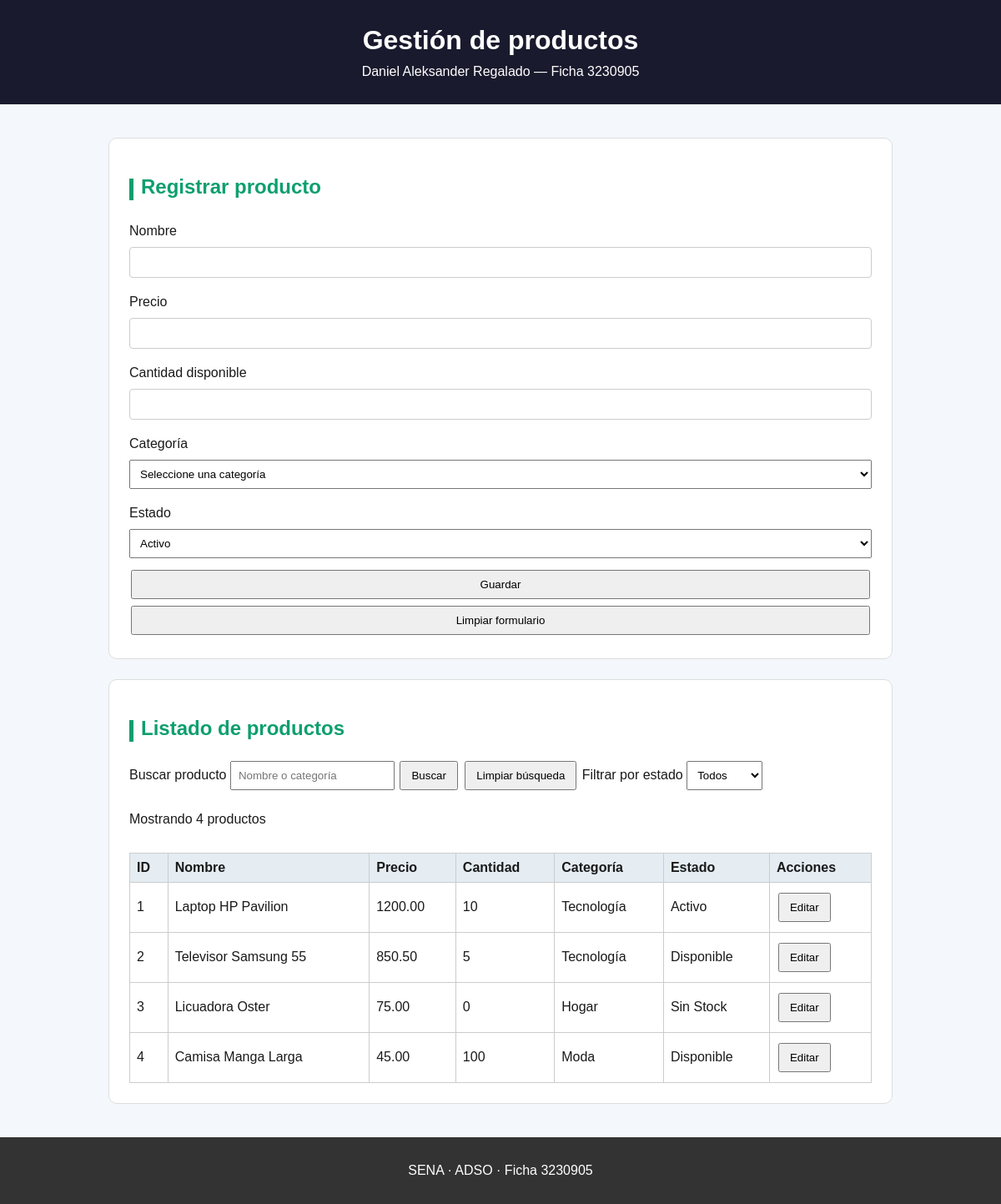
The app's page /views/productos/index.php with its own data.
### tables this page shows
CREATE TABLE IF NOT EXISTS productos (
    id_producto INT AUTO_INCREMENT PRIMARY KEY,
    nombre VARCHAR(100) NOT NULL,
    precio DECIMAL(10,2) NOT NULL,
    cantidad INT NOT NULL DEFAULT 0,
    estado VARCHAR(30) NOT NULL DEFAULT 'Disponible',
    categoria_id INT NOT NULL,
    FOREIGN KEY (categoria_id) REFERENCES categorias(id_categoria)
);

CREATE TABLE IF NOT EXISTS categorias (
    id_categoria INT AUTO_INCREMENT PRIMARY KEY,
    nombre_categoria VARCHAR(100) NOT NULL
);

### models/productos.php (called while the page is built, shortened)
<?php
function listarProductos($conexion) {
    $consulta = "SELECT productos.*, categorias.nombre_categoria
                 FROM productos
                 INNER JOIN categorias
                 ON productos.categoria_id = categorias.id_categoria";
    return $conexion->query($consulta);
}
?>

### views/productos/index.php (the view, shortened to what this page needs)
<?php
require_once __DIR__ . "/../../config/conexion.php";
require_once __DIR__ . "/../../models/productos.php";
$productos = listarProductos($conexion);
?>
<!DOCTYPE html>
<html lang="es">
<head>
    <link rel="stylesheet" href="../../public/css/estilos.css">
</head>
<body>
<header id="inicio" class="encabezado">
    <h1>Gestión de productos</h1>
    <p>Daniel Aleksander Regalado — Ficha 3230905</p>
</header>
<main class="contenido">
    <section class="caja">
        <h2 id="tituloFormulario">Registrar producto</h2>
        <form method="POST" id="formProducto">
            <label for="nombre">Nombre</label>
            <input type="text" name="nombre" id="nombre" required>
            <label for="precio">Precio</label>
            <input type="number" name="precio" id="precio" min="0.01" step="0.01" required>
            <label for="cantidad">Cantidad disponible</label>
            <input type="number" name="cantidad" id="cantidad" min="0" step="1" required>
            <label for="categoria_id">Categoría</label>
            <select name="categoria_id" id="categoria_id" required>
                <option value="">Seleccione una categoría</option>
            </select>
            <label for="estado">Estado</label>
            <select name="estado" id="estado">
                <option value="Activo">Activo</option>
            </select>
            <button type="submit" name="guardar">Guardar</button>
            <button type="button" id="limpiarFormulario">Limpiar formulario</button>
        </form>
    </section>
    <section id="productos" class="caja">
        <h2>Listado de productos</h2>
        <label for="buscarProducto">Buscar producto</label>
        <input type="text" id="buscarProducto" placeholder="Nombre o categoría">
        <button type="button" id="buscar">Buscar</button>
        <button type="button" id="limpiarBusqueda">Limpiar búsqueda</button>
        <label for="filtroEstado">Filtrar por estado</label>
        <select id="filtroEstado">
            <option value="todos">Todos</option>
        </select>
        <p id="contador"></p>
        <div style="overflow-x:auto;">
        <table id="tablaProductos">
            <thead>
                <tr>
                    <th>ID</th><th>Nombre</th><th>Precio</th><th>Cantidad</th><th>Categoría</th><th>Estado</th><th>Acciones</th>
                </tr>
            </thead>
            <tbody>
            <?php while ($p = $productos->fetch(PDO::FETCH_ASSOC)) { ?>
                <tr data-id="<?php echo $p["id_producto"]; ?>"
                    data-nombre="<?php echo htmlspecialchars($p["nombre"], ENT_QUOTES); ?>"
                    data-precio="<?php echo $p["precio"]; ?>"
                    data-cantidad="<?php echo $p["cantidad"]; ?>"
                    data-categoria="<?php echo $p["categoria_id"]; ?>"
                    data-estado="<?php echo htmlspecialchars($p["estado"], ENT_QUOTES); ?>">
                    <td><?php echo $p["id_producto"]; ?></td>
                    <td><?php echo htmlspecialchars($p["nombre"]); ?></td>
                    <td><?php echo $p["precio"]; ?></td>
                    <td><?php echo $p["cantidad"]; ?></td>
                    <td><?php echo htmlspecialchars($p["nombre_categoria"]); ?></td>
                    <td><?php echo htmlspecialchars($p["estado"]); ?></td>
                    <td><button type="button" class="editar">Editar</button></td>
                </tr>
            <?php } ?>
            </tbody>
        </table>
        </div>
    </section>
</main>
<footer class="pie"><p>SENA · ADSO · Ficha 3230905</p></footer>
</body>
</html>

### public/css/estilos.css (style rules this page uses)
* { box-sizing: border-box; }
html { scroll-behavior: smooth; }
body { font-family: Arial, Helvetica, sans-serif; background: #f4f7fb; color: #1a1a1a; margin: 0; }
.encabezado { background: #1a1a2e; color: white; text-align: center; padding: 30px 20px; }
.encabezado h1 { margin: 0 0 10px; }
.encabezado p { margin: 5px 0 0; }
.contenido { display: grid; grid-template-columns: 1fr; gap: 24px; max-width: 980px; margin: 40px auto; padding: 0 20px; }
.caja { background: white; border: 1px solid #ddd; border-radius: 10px; padding: 24px; }
.caja h2 { color: #0d9f6e; position: relative; padding-left: 14px; }
.caja h2::before { content: ""; position: absolute; left: 0; top: 4px; width: 5px; height: 1.1em; background: #0d9f6e; }
form { display: flex; flex-direction: column; }
form label { margin-top: 10px; margin-bottom: 5px; }
form input, form textarea { padding: 10px; border: 1px solid #ccc; border-radius: 4px; }
.pie { background: #333333; color: white; text-align: center; padding: 15px; }
input, select, textarea { padding: 8px; margin: 5px 0 10px; max-width: 100%; }
table { width: 100%; border-collapse: collapse; margin-top: 15px; background: white; }
th, td { border: 1px solid #ccc; padding: 8px; text-align: left; }
th { background: #e5edf3; }
button { padding: 8px 12px; cursor: pointer; margin: 4px 2px; }

### records on screen
productos: id_producto "1", nombre "Laptop HP Pavilion", precio "1200.00", cantidad "10", categoria.nombre_categoria "Tecnología", estado "Activo"
productos: id_producto "2", nombre "Televisor Samsung 55", precio "850.50", cantidad "5", categoria.nombre_categoria "Tecnología", estado "Disponible"
productos: id_producto "3", nombre "Licuadora Oster", precio "75.00", cantidad "0", categoria.nombre_categoria "Hogar", estado "Sin Stock"
productos: id_producto "4", nombre "Camisa Manga Larga", precio "45.00", cantidad "100", categoria.nombre_categoria "Moda", estado "Disponible"
